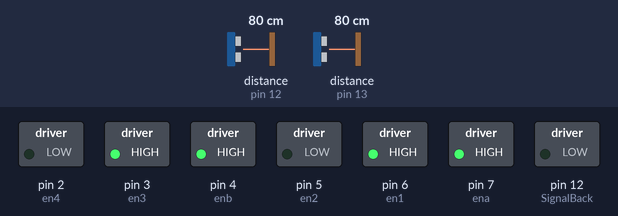
The sketch below on a simulated Arduino Uno, built with avr-gcc and run on an emulated ATmega328P. Shown: switched loads named in the sketch (green lamp = pin HIGH). Wiring (inferred from the names in the program): ultrasonic range finder: trigger pin 13; echo pin 13. Inputs (shaded band) come from the test bench; at power-on: distance to the obstacle (sensors on pin 13, pin 12) 80 cm. The echo pulse lasts 58.3 µs per cm; pins used as bus, display or sensor lines are not drawn.

Above: at 1.2 s.
1.3 s: distance to the obstacle (sensor on pin 13) set to 45 cm
2.8 s: distance to the obstacle (sensor on pin 13) set to 38 cm
At 3.2 s:
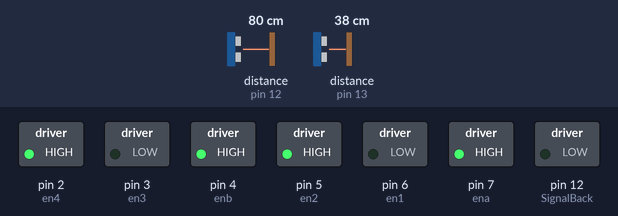
Timing chart, 0 to 5.8 s (numbered marks = the images above; inputs shaded):
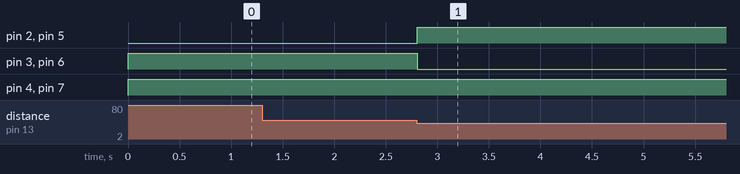

Measured:
- the behaviour switches between 41 and 40 cm on distance to the obstacle (sensor on pin 13) (found by bisection; images 0 and 1)
- after the input at 1.3 s, every drawn part: stays the same
- after the input at 2.8 s, pin 2 (en4), pin 5 (en2): LOW → HIGH at once; pin 3 (en3), pin 6 (en1): HIGH → LOW at once

The sketch:

smart_car.ino
```cpp
/**
 * Smart Car
 * Fainisi Marian Cristian
 * Email: marian.fainisi@gmail.com
 * Site: www.cristian-apps.xyz
 * Version 1.1
 */


/** First motor **/
const int ena = 7;
const int en1 = 6;
const int en2 = 5;

/** Secont motor **/
const int enb = 4;
const int en3 = 3;
const int en4 = 2;

/** Ultrasonic sensors **/
const int SignalFront = 13;
const int SignalBack = 12;

/** Variabiles **/
boolean moveForward = true;
boolean moveBack = false;

/** Lights **/
const int lightStop = 8;

long durationFront;
long durationBack;

int distanceFront;
int distanceBack;

void setup() {

  pinMode(ena,OUTPUT);
  pinMode(en1,OUTPUT);
  pinMode(en2,OUTPUT);

  pinMode(enb,OUTPUT);
  pinMode(en3,OUTPUT);
  pinMode(en4,OUTPUT);

  pinMode(SignalFront, OUTPUT);
  pinMode(SignalBack, OUTPUT);

  Serial.begin(9600);

}
void loop() {
  if(moveForward){

    /** Stop the engines **/
    digitalWrite(lightStop, LOW);

    /** Direction **/
    digitalWrite(en1, HIGH);
    digitalWrite(en2, LOW);
    digitalWrite(en3, HIGH);
    digitalWrite(en4, LOW);

    /** Speed **/
    analogWrite(ena, 255);
    analogWrite(enb, 255);

    /** Calculate the distance **/
    digitalWrite(SignalFront, LOW);
    delayMicroseconds(2);
    digitalWrite(SignalFront, HIGH);
    delayMicroseconds(10);
    digitalWrite(SignalFront, LOW);
    pinMode(SignalFront, INPUT);
    durationFront = pulseIn(SignalFront, HIGH);
    distanceFront = durationFront * 0.034/2;
    pinMode(SignalFront, OUTPUT);

    if(distanceFront < 40){
      moveForward = false;
      moveBack = true;
    }
  }

  if(moveBack){

    /** Stop the engines **/
    digitalWrite(lightStop, HIGH);

    /** Direction **/
    digitalWrite(en1, LOW);
    digitalWrite(en2, HIGH);
    digitalWrite(en3, LOW);
    digitalWrite(en4, HIGH);

    /** Speed **/
    analogWrite(ena, 255);
    analogWrite(enb, 255);

    /** Calculate the distance **/
    digitalWrite(SignalBack, LOW);
  	delayMicroseconds(2);
  	digitalWrite(SignalBack, HIGH);
  	delayMicroseconds(10);
  	digitalWrite(SignalBack, LOW);
  	pinMode(SignalFront, INPUT);
  	durationBack = pulseIn(SignalBack, HIGH);
  	distanceBack = durationBack * 0.034/2;
  	pinMode(SignalBack, OUTPUT);

    if(durationBack < 40){
      moveForward = true;
      moveBack = false;
    }
  }

}
```
